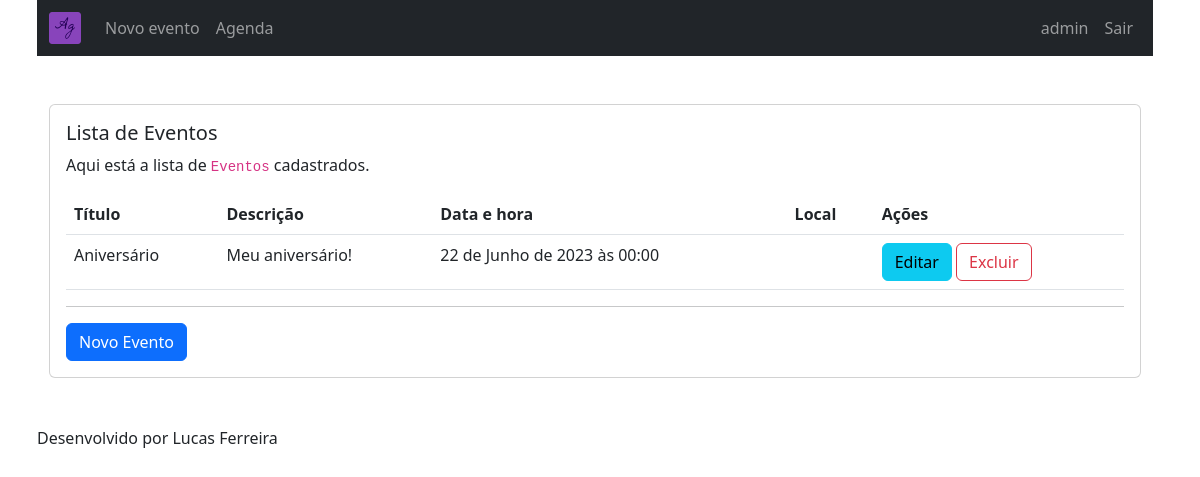
/agenda/ (signed in), run on an earlier commit of the app's database.
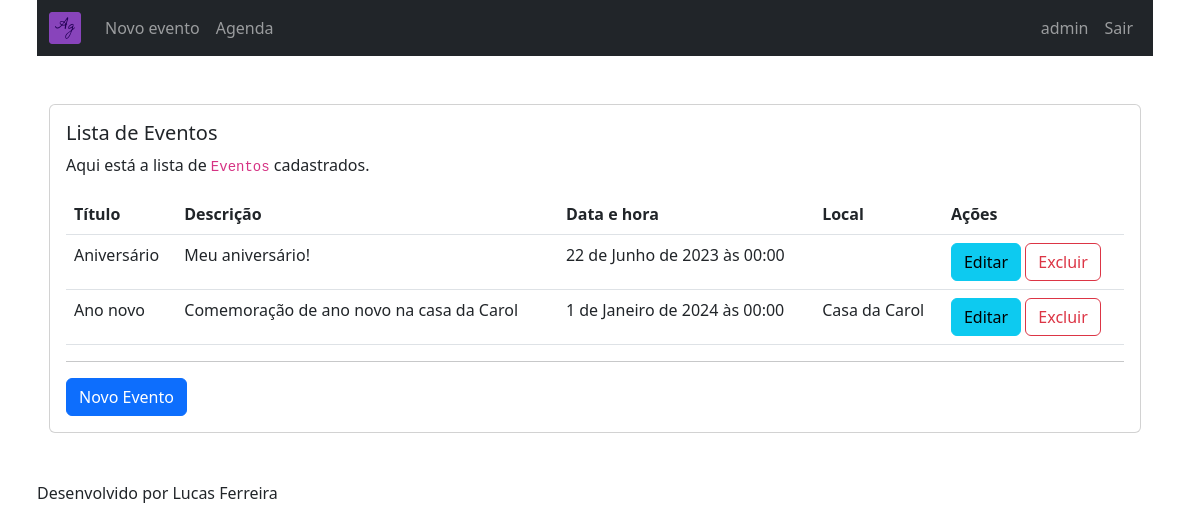
And on a later commit of the database.
### core/models.py (models this page shows, shortened)
class Evento(models.Model):
    titulo = models.CharField(max_length=100)
    descricao = models.TextField(blank=True, null=True)
    local = models.CharField(max_length=4000, blank=True, null=True)
    data_evento = models.DateTimeField(verbose_name='Data do Evento')
    data_criacao = models.DateTimeField(auto_now=True, verbose_name='Data de Criação')
    usuario = models.ForeignKey(User, on_delete=models.CASCADE)

### core/views.py (the view)
# urls.py: path('agenda/', views.lista_eventos, name="lista_eventos"),
@requires_login
def lista_eventos(request) -> HttpResponse:
    usuario = request.user
    data_atual = datetime.now() - timedelta(hours=24)
    eventos = models.Evento.objects.filter(usuario=usuario, data_evento__gte=data_atual)
    dados = {'eventos': eventos}
    return render(request, 'lista.html', dados)

### agenda/templates/agenda/lista.html (shortened to what this page needs)
{% extends "_layouts/model_page.html" %}
{% block content %}
<div class="container">
  <div class="row">
    <div class="col-lg-12 col-md-12 col-sm-12 col-xs-12">
      <div class="card">
        <div class="card-body">
          <h5 class="card-title">Lista de Eventos</h5>
          {% if eventos|length > 0 %}
            <p class="card-text">
              Aqui está a lista de <code>Eventos</code> cadastrados.
            </p>
            <table class="table">
              <thead class="thead-dark">
              <tr>
                <th>Título</th>
                <th>Descrição</th>
                <th>Data e hora</th>
                <th>Local</th>
                <th>Ações</th>
              </tr>
              </thead>
              <tbody>
              {% for evento in eventos %}
                <tr>
                  <td>{{ evento.titulo }}</td>
                  <td>
                      {% if evento.descricao is not None %}
                          {{ evento.descricao }}
                      {% endif%}
                  </td>
                  <td>
                      {% if evento.data_evento is not None %}
                          {{ evento.data_evento }}
                      {% endif %}
                  </td>
                  <td>
                      {% if evento.local is not None %}
                          {{ evento.local }}
                      {% endif %}
                  </td>
                  <td>
                    <a href="evento/?id={{ evento.id }}"
                       class="btn btn-info">
                      Editar
                    </a>
                    <a href="evento/delete/{{ evento.id }}/"
                      class="btn btn-outline-danger">
                        Excluir
                    </a>
                  </td>
                </tr>
              {% endfor %}
              </tbody>
            </table>
        {% else %}
          <div class="text-center mt-5 mb-5 jumbotron">
            <h5>Nenhum <code>Evento</code> cadastrado ainda.</h5>
          </div>
        {% endif %}
          <hr />
          <div class="text-right">
            <a href="{% url 'evento' %}" class="btn btn-primary">
              Novo Evento
            </a>
          </div>
        </div>
      </div>
    </div>
  </div>
</div>
{% endblock %}

### agenda/templates/agenda/_layouts/model_page.html (shortened to what this page needs)
<!DOCTYPE html>
{% load static %}
<html lang="pt-br">
<head>
    <link href="https://cdn.jsdelivr.net/npm/bootstrap@5.3.0-alpha1/dist/css/bootstrap.min.css" rel="stylesheet">
    <link rel="stylesheet" href="{% static 'agenda/css/main.css' %}" type="text/css">
</head>
<body>
<div class="container">
    <nav class="navbar navbar-expand-lg navbar-dark bg-dark">
        <div class="container-fluid">
            <div class="navbar-header">
                <a class="navbar-brand" href="{% url 'index' %}">
                    <img src="{% static 'agenda/img/favicon.png' %}" height='32px'>
                </a>
            </div>
            <div class="collapse navbar-collapse" id="navbarNavAltMarkup">
                <ul class="navbar-nav">
                    <li class="nav-item"><a class="nav-item nav-link" href="{% url 'evento' %}">Novo evento</a></li>
                    <li class="nav-item"><a class="nav-item nav-link" href="{% url 'lista_eventos' %}">Agenda</a></li>
                </ul>
                <ul class="navbar-nav ms-auto mb-2 mb-md-0">
                    {% if request.user is not None %}
                        <li class="nav-item"><a class="nav-item nav-link">{{ request.user.username }}</a></li>
                    {% endif %}
                    <li class="nav-item"><a class="nav-link" href="{% url 'logout' %}">Sair</a></li>
                </ul>
            </div>
        </div>
    </nav>
    <br><br>
    {% block content %} {% endblock %}
    <br><br>
    <p> Desenvolvido por Lucas Ferreira </p>
</div>
</body>
</html>

### agenda/static/agenda/css/main.css (style rules this page uses)
body { margin-left: 10px; margin-right: 20px; }

What changed in the data, as far as the page shows it:
added Evento: titulo "Ano novo", descricao "Comemoração de ano novo na casa da Carol", data_evento "1 de Janeiro de 2024 às 00:00", local "Casa da Carol"
